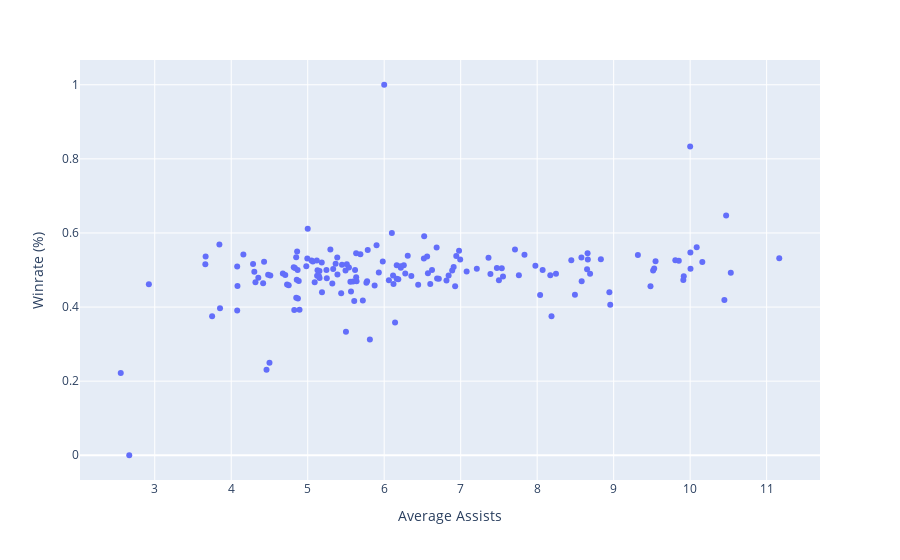

Notebook code for this chart:
### Code cell
# Average amount of assists per champion
champ_avg_assists = lol.groupby('champion')['assists'].mean().sort_values(ascending=False).reset_index() \
.rename(columns = {'assists': 'average assists'})

# Merged DF with winrate and average assists
merged_win_assists = winrate_raw.merge(champ_avg_assists , left_on='champion', right_on='champion')

# Scatterplot of average kills compared with winrate
fig = px.scatter(x=merged_win_assists['average assists'], y=merged_win_kill['winrate'] \
                 , labels={'x':'Average Assists','y':'Winrate (%)'})
fig.show()

### Figure 1 — Plotly figure (JSON) as saved in the notebook; plotly's stock layout.template omitted (floating-point values rounded to 4 significant figures; data arrays with more than 128 entries replaced by an {"elided": "..."} marker saying what was removed)
{"data": [{"hovertemplate": "Average Assists=%{x}<br>Winrate (%)=%{y}<extra></extra>", "legendgroup": "", "marker": {"color": "#636efa", "symbol": "circle"}, "mode": "markers", "name": "", "orientation": "v", "showlegend": false, "type": "scatter", "x": {"elided": "162 float values"}, "xaxis": "x", "y": {"elided": "162 float values"}, "yaxis": "y"}], "layout": {"legend": {"tracegroupgap": 0}, "margin": {"t": 60}, "xaxis": {"anchor": "y", "domain": [0, 1], "title": {"text": "Average Assists"}}, "yaxis": {"anchor": "x", "domain": [0, 1], "title": {"text": "Winrate (%)"}}}}
